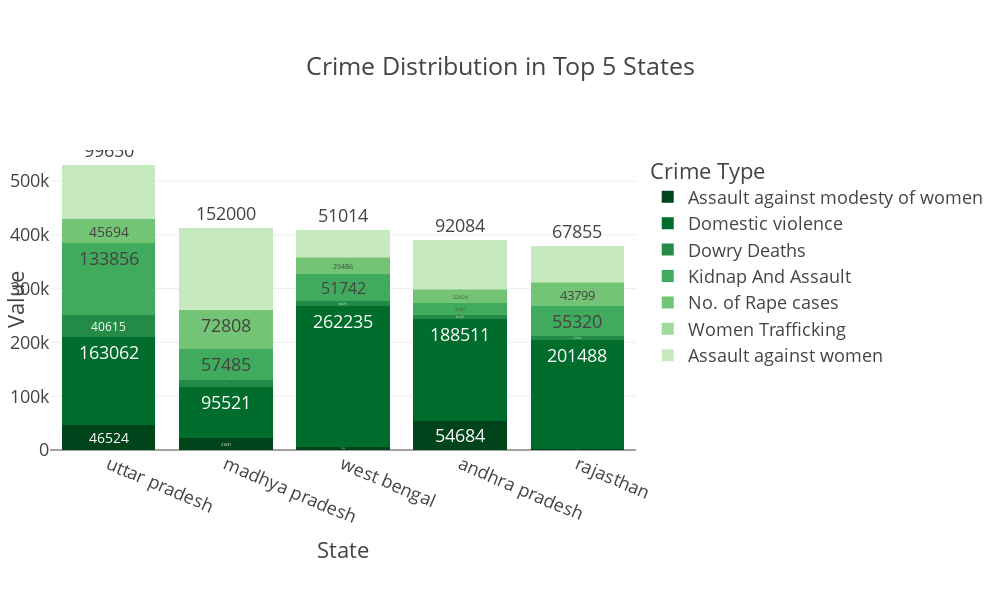

Notebook code for this chart:
### Markdown cell above
### Crime distribution in Top 5 states 
   - Displays the **total crime counts per state** while breaking down those totals by **different crime types** stacked together.  
   - Allows comparison of both the **overall volume of crimes** and the **composition of crime types** across multiple states simultaneously.  
   - Useful for understanding how much crime occurs in each state and which crime types contribute to those totals.

### Code cell
fig = px.bar(
    crime_by_state,
    x='State',
    y='Value',
    color='Crime Type',
    title='Crime Distribution in Top 5 States',
    barmode='stack',
    text='Value',
    height=600,
    width=1000,
    template='presentation', 
    color_discrete_sequence=px.colors.sequential.Greens_r
)
fig.update_traces(textposition='outside')
fig.update_layout(
    xaxis_tickangle=23,
    margin=dict(l=50, r=50, t=150, b=150)
)
fig.write_image(os.path.join(results_dir, 'Top5_most_reported_bar_plot.jpg'))
fig.write_image(os.path.join(results_dir, 'Top5_most_reported_bar_plot.png'))
fig.write_html(os.path.join(results_dir, 'Top5_most_reported_bar_plot.html'))
fig.show()

### Figure 1 — Plotly figure (JSON) as saved in the notebook; plotly's stock layout.template omitted (floating-point values rounded to 4 significant figures)
{"data": [{"hovertemplate": "Crime Type=Assault against modesty of women<br>State=%{x}<br>Value=%{text}<extra></extra>", "legendgroup": "Assault against modesty of women", "marker": {"color": "rgb(0,68,27)", "pattern": {"shape": ""}}, "name": "Assault against modesty of women", "orientation": "v", "showlegend": true, "text": [46520.0, 21630.0, 5750.0, 54680.0, 2365.0], "textposition": "outside", "type": "bar", "x": ["uttar pradesh", "madhya pradesh", "west bengal", "andhra pradesh", "rajasthan"], "xaxis": "x", "y": [46524, 21631, 5750, 54684, 2365], "yaxis": "y"}, {"hovertemplate": "Crime Type=Domestic violence<br>State=%{x}<br>Value=%{text}<extra></extra>", "legendgroup": "Domestic violence", "marker": {"color": "rgb(0,109,44)", "pattern": {"shape": ""}}, "name": "Domestic violence", "orientation": "v", "showlegend": true, "text": [163100.0, 95520.0, 262200.0, 188500.0, 201500.0], "textposition": "outside", "type": "bar", "x": ["uttar pradesh", "madhya pradesh", "west bengal", "andhra pradesh", "rajasthan"], "xaxis": "x", "y": [163062, 95521, 262235, 188511, 201488], "yaxis": "y"}, {"hovertemplate": "Crime Type=Dowry Deaths<br>State=%{x}<br>Value=%{text}<extra></extra>", "legendgroup": "Dowry Deaths", "marker": {"color": "rgb(35,139,69)", "pattern": {"shape": ""}}, "name": "Dowry Deaths", "orientation": "v", "showlegend": true, "text": [40620.0, 13320.0, 8075.0, 8165.0, 7769.0], "textposition": "outside", "type": "bar", "x": ["uttar pradesh", "madhya pradesh", "west bengal", "andhra pradesh", "rajasthan"], "xaxis": "x", "y": [40615, 13316, 8075, 8165, 7769], "yaxis": "y"}, {"hovertemplate": "Crime Type=Kidnap And Assault<br>State=%{x}<br>Value=%{text}<extra></extra>", "legendgroup": "Kidnap And Assault", "marker": {"color": "rgb(65,171,93)", "pattern": {"shape": ""}}, "name": "Kidnap And Assault", "orientation": "v", "showlegend": true, "text": [133900.0, 57480.0, 51740.0, 21710.0, 55320.0], "textposition": "outside", "type": "bar", "x": ["uttar pradesh", "madhya pradesh", "west bengal", "andhra pradesh", "rajasthan"], "xaxis": "x", "y": [133856, 57485, 51742, 21707, 55320], "yaxis": "y"}, {"hovertemplate": "Crime Type=No. of Rape cases<br>State=%{x}<br>Value=%{text}<extra></extra>", "legendgroup": "No. of Rape cases", "marker": {"color": "rgb(116,196,118)", "pattern": {"shape": ""}}, "name": "No. of Rape cases", "orientation": "v", "showlegend": true, "text": [45690.0, 72810.0, 29490.0, 23420.0, 43800.0], "textposition": "outside", "type": "bar", "x": ["uttar pradesh", "madhya pradesh", "west bengal", "andhra pradesh", "rajasthan"], "xaxis": "x", "y": [45694, 72808, 29486, 23424, 43799], "yaxis": "y"}, {"hovertemplate": "Crime Type=Women Trafficking<br>State=%{x}<br>Value=%{text}<extra></extra>", "legendgroup": "Women Trafficking", "marker": {"color": "rgb(161,217,155)", "pattern": {"shape": ""}}, "name": "Women Trafficking", "orientation": "v", "showlegend": true, "text": [333.0, 396.0, 940.0, 2548.0, 668.0], "textposition": "outside", "type": "bar", "x": ["uttar pradesh", "madhya pradesh", "west bengal", "andhra pradesh", "rajasthan"], "xaxis": "x", "y": [333, 396, 940, 2548, 668], "yaxis": "y"}, {"hovertemplate": "Crime Type=Assault against women<br>State=%{x}<br>Value=%{text}<extra></extra>", "legendgroup": "Assault against women", "marker": {"color": "rgb(199,233,192)", "pattern": {"shape": ""}}, "name": "Assault against women", "orientation": "v", "showlegend": true, "text": [99650.0, 152000.0, 51010.0, 92080.0, 67860.0], "textposition": "outside", "type": "bar", "x": ["uttar pradesh", "madhya pradesh", "west bengal", "andhra pradesh", "rajasthan"], "xaxis": "x", "y": [99650, 152000, 51014, 92084, 67855], "yaxis": "y"}], "layout": {"barmode": "stack", "height": 600, "legend": {"title": {"text": "Crime Type"}, "tracegroupgap": 0}, "margin": {"b": 150, "l": 50, "r": 50, "t": 150}, "title": {"text": "Crime Distribution in Top 5 States"}, "width": 1000, "xaxis": {"anchor": "y", "autorange": true, "domain": [0, 1], "range": [-0.5, 4.5], "tickangle": 23, "title": {"text": "State"}, "type": "category"}, "yaxis": {"anchor": "x", "autorange": true, "domain": [0, 1], "range": [0, 557600.0], "title": {"text": "Value"}, "type": "linear"}}}
